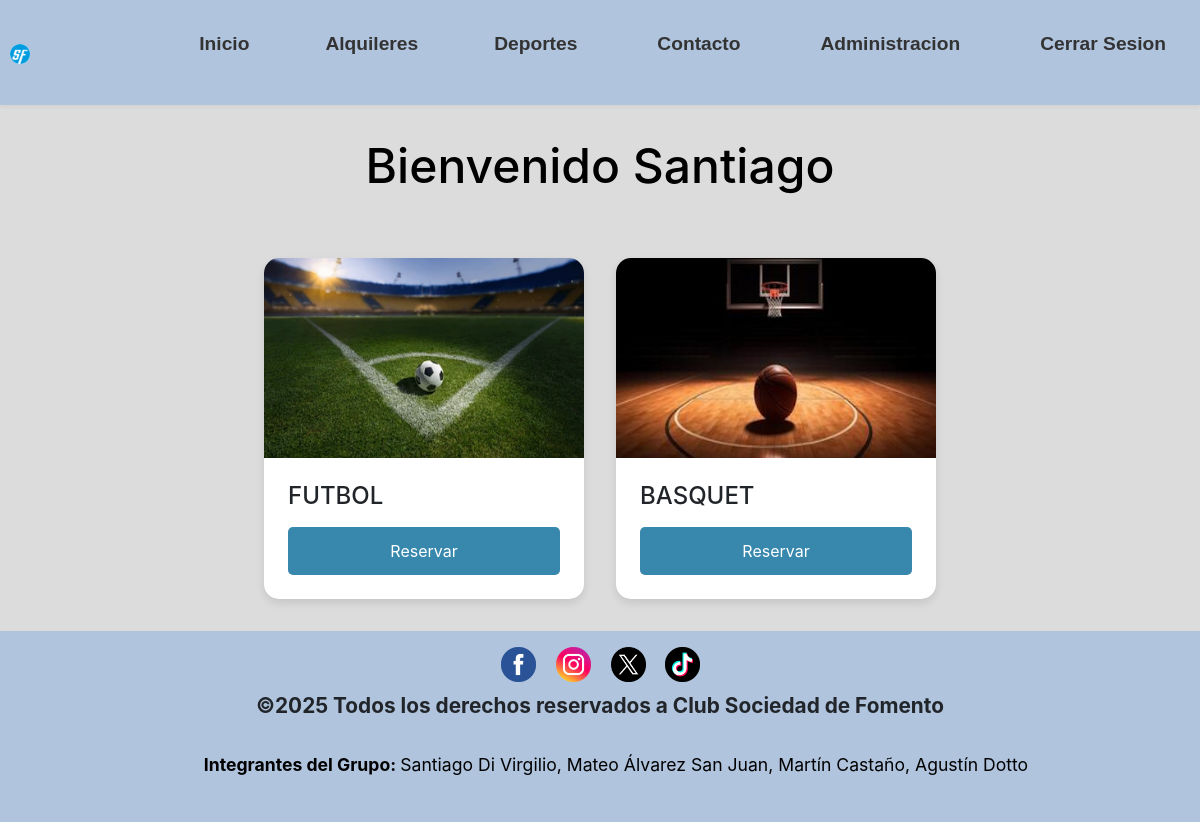
/deportes.php (signed in), run on the app's committed database.
### tables this page shows
CREATE TABLE `usuarios` (
  `id_usuario` int(5) NOT NULL,
  `nombre` varchar(10) NOT NULL,
  `clave` varchar(255) NOT NULL,
  `dni` varchar(15) NOT NULL,
  `email` varchar(100) NOT NULL,
  `telefono` varchar(20) NOT NULL,
  `fecha_alta` date NOT NULL,
  `rol` varchar(20) NOT NULL,
  `id_sesion` varchar(255) DEFAULT NULL
);

CREATE TABLE `deportes` (
  `id_deporte` int(5) NOT NULL,
  `nombre` varchar(50) NOT NULL,
  `descripcion` varchar(255) NOT NULL,
  `cupo_maximo` int(5) NOT NULL
);

### deportes.php (the view, shortened to what this page needs)
<!DOCTYPE html>
<html lang="es">
<head>
    <link href="https://cdn.jsdelivr.net/npm/bootstrap@5.3.2/dist/css/bootstrap.min.css" rel="stylesheet">
	<link rel="stylesheet" href="https://cdnjs.cloudflare.com/ajax/libs/font-awesome/4.7.0/css/font-awesome.min.css">
	<link rel="stylesheet" type="text/css" href="css/estilos.css">
</head>
<body>
	<header>
		<a href="index.php"><img src="imagenes/logo.webp" alt="Logo de la página" class="logo"></a>
	<?php
    include("NAV.php");
    ?>
    </header>
<?php
        include("conexion.php");
        $resultado_2 = mysqli_query($conexion, "SELECT * FROM deportes");
?>
        <h2 class="perfil">
        <?php
            if(isset($_SESSION['id_usuario'])){
                $id_usuario_actual = $_SESSION['id_usuario'];
                $stmt_usuario = mysqli_prepare($conexion, "SELECT nombre FROM usuarios WHERE id_usuario = ?");
                mysqli_stmt_bind_param($stmt_usuario, "i", $id_usuario_actual);
                mysqli_stmt_execute($stmt_usuario);
                $resultado_usuario = mysqli_stmt_get_result($stmt_usuario);
                if($usuario_actual = mysqli_fetch_assoc($resultado_usuario)){
                  echo "Bienvenido " . htmlspecialchars($usuario_actual["nombre"]);
                }
            }
        ?>
          </h2>
        <div class="canchas-container">
            <?php while($variable_2 = mysqli_fetch_assoc($resultado_2)){?>
                <?php if($variable_2["nombre"] != NULL && $variable_2['nombre'] != 'SALON'){?>
                    <div class="deporte-card">
                        <img src="imagenes/<?php echo $variable_2['nombre'].'.png'; ?>" alt="<?php echo $variable_2['nombre']; ?>">
                        <div class="deporte-card-body">
                            <h4><?php echo htmlspecialchars($variable_2["nombre"]); ?></h4>
                            <button class="btn-ver-horarios" data-cancha-id="<?php echo $variable_2['nombre']; ?>" data-cancha-nombre="<?php echo htmlspecialchars($variable_2['nombre'], ENT_QUOTES); ?>">Reservar</button>
                        </div>
                    </div>
                <?php }?>
            <?php }?>
        </div>
<footer>
<?php
    include("FOOTER.php");
?>
</footer>
</body>
</html>

### css/estilos.css (style rules this page uses)
* { padding: 0; margin: 0; }
body { background-color: #dcdcdc; font-family: -apple-system, BlinkMacSystemFont, "Segoe UI", Roboto, Helvetica, Arial, sans-serif, "Apple Color Emoji", "Segoe UI Emoji", "Segoe UI Symbol"; font-size: 1.3rem; background-size: cover; background-position: center; min-height: 100vh; / background-attachment: fixed; display: flex; flex-direction: column; }
header { display: flex; justify-content: space-between; background-color: #b0c4de; padding: 10px; position: relative; align-items: center; box-shadow: 0 2px 4px rgba(0, 0, 0, 0.05); }
a { text-decoration: none; }
.logo { width: 15%; }
.canchas-container { display: flex; flex-wrap: wrap; gap: 2rem; justify-content: center; padding: 2rem 0; }
.deporte-card { background-color: #fff; border-radius: 15px; box-shadow: 0 4px 8px rgba(0, 0, 0, 0.1); overflow: hidden; width: 320px; transition: transform 0.3s ease, box-shadow 0.3s ease; display: flex; flex-direction: column; }
.deporte-card img { width: 100%; height: 200px; object-fit: cover; }
.deporte-card-body { padding: 1.5rem; display: block; flex-direction:column; flex-grow: 1; }
footer { background-color: #b0c4de; text-align: center; padding: 1rem 0; }
.perfil { color: #000000; text-align: center; margin: 2rem; font-family: -apple-system, BlinkMacSystemFont, "Segoe UI", Roboto, Helvetica, Arial, sans-serif, "Apple Color Emoji", "Segoe UI Emoji", "Segoe UI Symbol"; font-size: 3rem; }
.btn-ver-horarios { display: block; background-color: #3888ad; color: #ffffff; text-align: center; padding: 0.75rem 1rem; text-decoration: none; border-radius: 5px; margin-top: 1rem; transition: background-color 0.3s ease; border: none; cursor: pointer; width: 100%; font-family: inherit; font-size: 1rem; }

### data on the page
usuarios: nombre "Santiago"
deportes: nombre (picture), nombre "FUTBOL"
deportes: nombre (picture), nombre "BASQUET"
